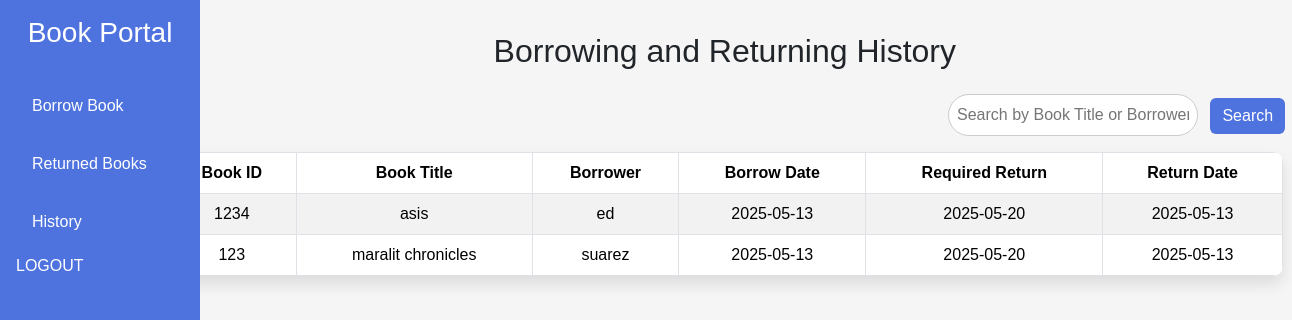
The app's page /history.php (signed in) with its own data.
### tables this page shows
CREATE TABLE `borrow_records` (
  `id` int(11) NOT NULL,
  `book_id` varchar(50) DEFAULT NULL,
  `book_title` varchar(255) DEFAULT NULL,
  `borrower_name` varchar(255) DEFAULT NULL,
  `borrow_date` date DEFAULT NULL,
  `return_date` date DEFAULT NULL,
  `created_at` timestamp NOT NULL DEFAULT current_timestamp(),
  `required_return_date` date DEFAULT NULL
);

### history.php (the view, shortened to what this page needs)
<?php
include 'sidebar.php';
include 'conn.php';
?>
<!DOCTYPE html>
<html lang="en">
<head>
    <link href="https://cdn.jsdelivr.net/npm/bootstrap@5.3.0-alpha1/dist/css/bootstrap.min.css" rel="stylesheet">
</head>
<body>
<div class="container">
    <h2 class="text-center mb-4">Borrowing and Returning History</h2>
    <form method="GET">
        <input type="text" name="search" class="search-a" placeholder="Search by Book Title or Borrower" value="<?php echo isset($_GET['search']) ? htmlspecialchars($_GET['search']) : '' ?>" autocomplete="off">
        <button type="submit" id="search-b" class="btn btn-primary">Search</button>
    </form>
    <table class="table table-bordered table-striped">
        <thead>
            <tr>
                <th>Book ID</th>
                <th>Book Title</th>
                <th>Borrower</th>
                <th>Borrow Date</th>
                <th>Required Return</th>
                <th>Return Date</th>
            </tr>
        </thead>
        <tbody>
            <?php
            $sql = "SELECT * FROM borrow_records";
            $result = $conn->query($sql);
            if ($result && $result->num_rows > 0) {
                while ($row = $result->fetch_assoc()) {
                    echo "<tr>
                            <td>{$row['book_id']}</td>
                            <td>{$row['book_title']}</td>
                            <td>{$row['borrower_name']}</td>
                            <td>{$row['borrow_date']}</td>
                            <td>{$row['required_return_date']}</td>
                            <td>" . ($row['return_date'] ? $row['return_date'] : 'Not Returned') . "</td>
                          </tr>";
                }
            } else {
                echo "<tr><td colspan='6'>No records found.</td></tr>";
            }
            ?>
        </tbody>
    </table>
</div>
</body>
</html>

### sidebar.php (shortened to what this page needs)
<!DOCTYPE html>
<html lang="en">
<head>
    <link href="https://cdn.jsdelivr.net/npm/bootstrap@5.3.0-alpha1/dist/css/bootstrap.min.css" rel="stylesheet">
</head>
<body>
    <div class="sidebar">
        <h3>Book Portal</h3>
        <a href="borrow.php">Borrow Book</a>
        <a href="returned.php">Returned Books</a>
        <a href="history.php">History</a>
        <form method="post">
      <button class="dropdown-item" type="submit" name="logout">LOGOUT</button>
    </form>
    </div>
</body>
</html>

### sidebar.php (style rules this page uses)
.sidebar { height: 100vh; width: 200px; background-color: #4e73df; color: white; position: fixed; top: 0; left: 0; display: flex; flex-direction: column; padding: 1rem; }
.sidebar h3 { text-align: center; margin-bottom: 2rem; }
.sidebar a { color: white; text-decoration: none; padding: 0.8rem 1rem; border-radius: 5px; margin-bottom: 0.5rem; display: block; }

### history.php (style rules this page uses)
.container { margin-left: 10%; }
body { background: #f5f5f5; font-family: Arial, sans-serif; padding: 2rem; }
table { width: 100%; margin-top: 1rem; background: #fff; border-radius: 10px; overflow: hidden; box-shadow: 0 8px 15px rgba(0,0,0,0.1); }
th, td { padding: 0.8rem; text-align: center; border-bottom: 1px solid #ddd; color: black !important; }
th { background-color: #4e73df; color: white; }
.btn-primary { background: #4e73df; border: none; }
.search-a { padding: 0.5rem; border-radius: 50px; border: 1px solid #ccc; width: 250px; margin-right: 0.5rem; position: relative; left:70% ; right: -10px; }
#search-b { position: relative; left: 70%; right: -10px; }

### records on screen
borrow_records: book "1234", book_title "asis", borrower_name "ed", borrow_date "2025-05-13", required_return_date "2025-05-20", return_date "2025-05-13"
borrow_records: book "123", book_title "maralit chronicles", borrower_name "suarez", borrow_date "2025-05-13", required_return_date "2025-05-20", return_date "2025-05-13"
